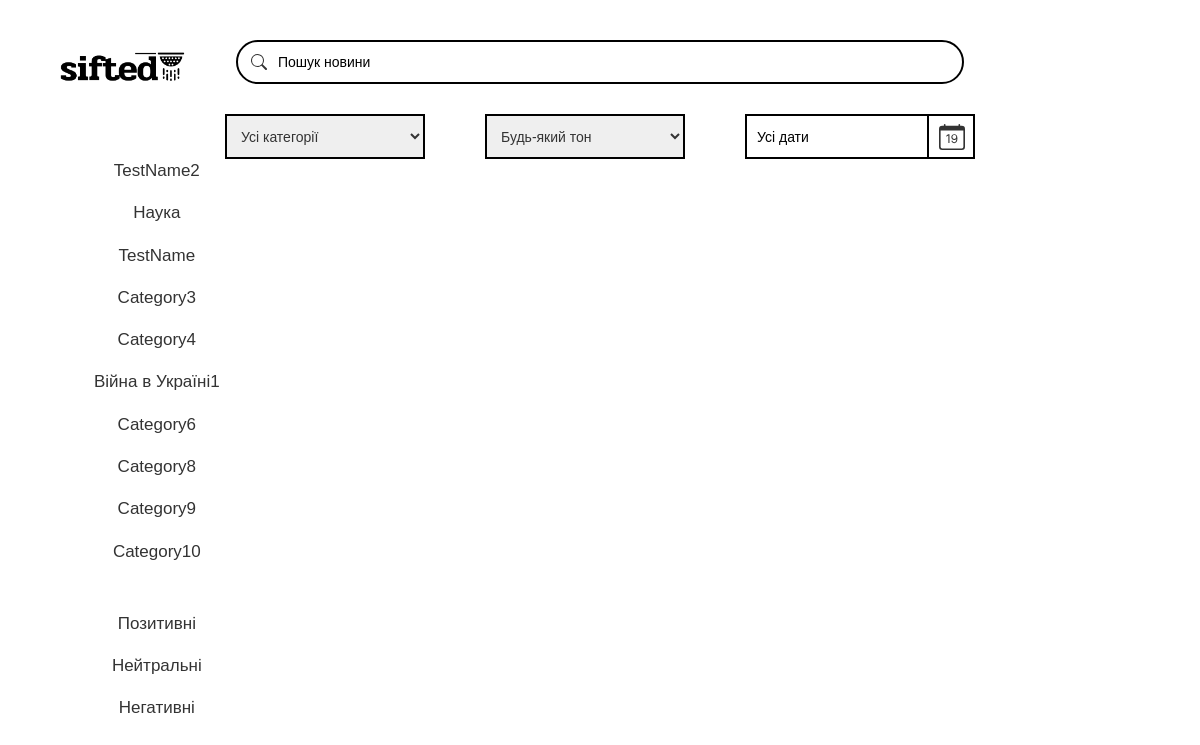
The page / on the database its author committed.
### news_catalog/models.py (models this page shows, shortened)
class Category(models.Model):
    id = models.AutoField(db_column='Id', primary_key=True)
    name = models.CharField(db_column='Name', unique=True, max_length=50)
    class Meta:
        db_table = 'Category'

### news_catalog/views.py (the view)
# urls.py: path('', news_list, name=''),
def news_list(request):
    categories = Category.objects.annotate(num_articles=Count('news')).order_by('-num_articles')[:10]
    news = News.objects.all()
    news_english = NewsEnglish.objects.all()
    news_ukrainian = NewsUkrainian.objects.all()
    return render(request, 'news_catalog/news_list.html',
                  {'categories': categories, 'news': news, 'news_english': news_english,
                   'news_ukrainian': news_ukrainian})

### news_catalog/templates/news_catalog/news_list.html (shortened to what this page needs)
{% load static %}
<!DOCTYPE html>
<html lang="en">
<head>
    <link rel="stylesheet" href="//maxcdn.bootstrapcdn.com/bootstrap/3.2.0/css/bootstrap.min.css">
    <link rel="stylesheet" href="//maxcdn.bootstrapcdn.com/bootstrap/3.2.0/css/bootstrap-theme.min.css">
    <link rel="stylesheet" href="https://cdn.jsdelivr.net/npm/flatpickr/dist/flatpickr.min.css">
    <link rel="stylesheet" type="text/css" href="{% static 'css/news_list.css' %}">
</head>
<body style="display: flex;flex-direction: column">
    <header class="header">
        <div class="logo_search_wrapper">
             <div class="image_logo_container" >
                 <img class="image_logo" src="../../static/images/logo.png" alt="Logo" onclick="navigateToMainPage()">
             </div>
            <div class="search_container">
                <div class="search_icon_input_wrapper">
                    <input type="text" id="search-input" placeholder="Пошук новини" oninput="applyFilters()">
                    <svg xmlns="http://www.w3.org/2000/svg" width="16" height="16" fill="currentColor" class="bi bi-search" viewBox="0 0 16 16">
      <path d="M11.742 10.344a6.5 6.5 0 1 0-1.397 1.398h-.001q.044.06.098.115l3.85 3.85a1 1 0 0 0 1.415-1.414l-3.85-3.85a1 1 0 0 0-.115-.1zM12 6.5a5.5 5.5 0 1 1-11 0 5.5 5.5 0 0 1 11 0"/>
                    </svg>
                </div>
            </div>
        </div>
        <div class="filters_container">
            <select id="categories-filter">
                <option value="all">Усі категорії</option>
            </select>
            <select id="tones-filter">
                <option value="all">Будь-який тон</option>
            </select>
            <div class="date_picker">
                <input type="text" id="dates-filter" data-input placeholder="Усі дати">
                <div class="calendar_icon_wrapper" onclick="clearDate()">
                </div>
            </div>
        </div>
    </header>
    <div class="aside_main_wrapper">
        <div class="absolute_aside_wrapper">
            <aside class="aside">
        <div class="sidebar">
            <ul id="categories-list">
                {% for category in categories %}
                    <li data-category="{{ category.name }}">{{ category.name }}</li>
                {% endfor %}
            </ul>
            <ul id="tones-list">
                <li data-tone="POSITIVE">Позитивні</li>
                <li data-tone="NEUTRAL">Нейтральні</li>
                <li data-tone="NEGATIVE">Негативні</li>
            </ul>
        </div>
        </aside>
        </div>
        <main class="main" id="main-content">
    </main>
    </div>
     <footer class="pagination-container">
    </footer>
</body>
</html>

### news_catalog/static/css/news_list.css (style rules this page uses)
html,body { height: 100%; }
body { font-family: Arial, sans-serif; }
ul { list-style: none; padding: 0; }
.aside_main_wrapper { position: relative; display: flex; }
.header { display: flex; flex-direction: column; gap: 20px; padding: 40px; }
.logo_search_wrapper { position: relative; display: flex; }
.image_logo_container { position: fixed; z-index: 3; }
.image_logo { height: 60px; cursor: pointer; }
.search_container { position: relative; display: flex; align-items: center; justify-content: center; width: 100%; }
.search_container input { width: 100%; border-radius: 50px; padding: 10px 10px 10px 40px; border: 2px solid black; }
.search_container input::placeholder { color: black; }
.bi-search { position: absolute; left: 15px; }
.search_icon_input_wrapper { display: flex; align-items: center; position: relative; width: 65%; }
.filters_container { display: flex; gap: 60px; justify-content: center; align-items: center; padding: 10px; }
.filters_container select, .filters_container input[type="text"] { padding: 0 10px; height: 45px; border: 2px solid black; }
.filters_container select, .filters_container input[type="text"] { min-width: 200px; }
.filters_container input[type="text"] { min-width: 230px; }
.filters_container input[type="text"]::placeholder { color: black; }
.date_picker { display: flex; align-items: center; position: relative; }
.calendar_icon_wrapper { display: flex; justify-content: center; align-items: center; position: absolute; right: 0; border-left: 2px solid black; height: 100%; padding: 10px; cursor: pointer; }
.aside { position: fixed; top: 15rem; display: flex; padding-left: 80px; z-index: 2; }
.sidebar { display: flex; flex-direction: column; gap: 30px; }
.sidebar ul { display: flex; flex-direction: column; margin: 0; text-align: center; }
.sidebar li { margin: 0; font-size: 17px; cursor: pointer; padding: 9px 14px; border-radius: 10px; white-space: nowrap; }
.main { display: flex; justify-content: center; width: 100%; position: relative; z-index: 1; }
footer { display: flex; justify-content: center; padding: 60px 30px; }

### rows shown on the page
Category: name "TestName2"
Category: name "Наука"
Category: name "TestName"
Category: name "Category3"
Category: name "Category4"
Category: name "Війна в Україні1"
Category: name "Category6"
Category: name "Category8"
Category: name "Category9"
Category: name "Category10"
